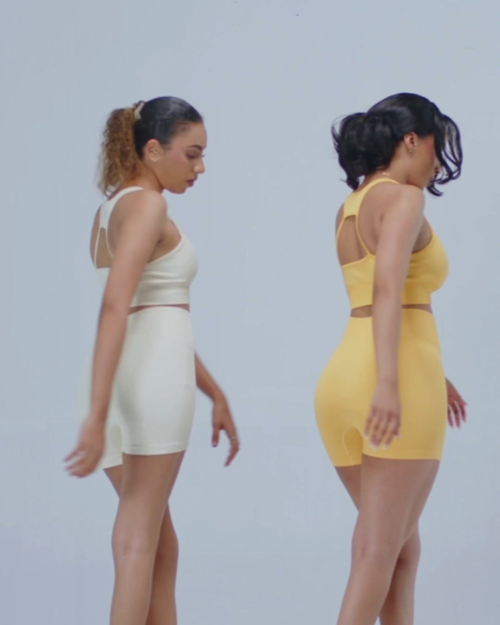
#> input picture photos/about.jpg, 1000 x 1250 px, given in place of ig-27.jpg, which was not available (shown at 1/2 size)
$ python fix_stickers.py
#> lines starting #> are read from the running program, lines starting #| are printed output that depends on the picture; pictures that were not available may be replaced by others from this repository, and a replacement may not be noted
### grade.py
#!/usr/bin/env python3
"""
QV fits brand grade.

Deliberately much lighter than a colour wash: this brand's own photography is
already cohesive (deep teal, sand, mocha), so the job is to make stock filler
sit alongside it, not to tint everything.

Node order:
  1. Gentle desaturation — pulls loud stock imagery toward the brand's calm.
  2. Split tone — cool teal in the shadows, warm sand in the highlights,
     keyed off a softened luma curve.
  3. Curves — a small black lift for air, with green/blue held slightly above
     red so shadows stay teal rather than going muddy.

NOTE: the previous brand's version of this script suppressed greens and
yellows. That would be actively wrong here — teal IS the brand colour, and
the golf range is shot on grass. There is no hue suppression in this version.

Run:  python3 grade.py <src> <dst> <width> <height> [strength]
Strength 0.35 is what the current photo set uses.
"""
from PIL import Image, ImageEnhance, ImageOps
import sys

SHADOW = (20, 98, 90)     # --brand-500, deep teal
HILITE = (230, 218, 200)  # --sand-200, warm sand


def lut(fn):
    return [max(0, min(255, int(fn(i)))) for i in range(256)]


def grade(im, strength=0.35):
    s = strength
    im = im.convert('RGB')

    # --- 1. desaturate a touch ------------------------------------------
    gray = ImageOps.grayscale(im).convert('RGB')
    im = Image.blend(im, gray, 0.14 * s)

    # --- 2. split tone: teal shadows, sand highlights --------------------
    luma = ImageOps.grayscale(im)
    warm = Image.blend(im, Image.new('RGB', im.size, HILITE), 0.13 * s)
    cool = Image.blend(im, Image.new('RGB', im.size, SHADOW), 0.16 * s)
    key = luma.point(lut(lambda v: 255 / (1 + pow(2.718, -(v - 128) / 48.0))))
    im = Image.composite(warm, cool, key)

    # --- 3. curves: lift blacks, keep the lift teal-leaning --------------
    lift_r, lift_g, lift_b = 7 * s, 11 * s, 12 * s
    gain = 1 - 0.04 * s
    r, g, b = im.split()
    im = Image.merge('RGB', [
        r.point(lut(lambda v: lift_r + v * gain)),
        g.point(lut(lambda v: lift_g + v * gain)),
        b.point(lut(lambda v: lift_b + v * gain)),
    ])

    im = ImageEnhance.Contrast(im).enhance(1 + 0.04 * s)
    return im


# [11 lines left out: function fit, not called in this run]


# [7 lines that do not run on import are left out]

### fix_stickers.py
#!/usr/bin/env python3
"""
Re-frame the four photos that have Instagram's own price stickers burned in.

We can't paint the stickers out cleanly without content-aware fill, so each
photo is re-cropped to a region that excludes the sticker while keeping the
product. ig-22 is a collage, so the product is lifted out and set on its own
white background instead.

Crop boxes are in pixels against the ORIGINAL file in scratchpad/ig/.
"""
from PIL import Image
import sys, os

sys.path.insert(0, os.path.dirname(os.path.abspath(__file__)))
from grade import grade

SP = os.path.dirname(os.path.abspath(__file__))
IG = os.path.join(SP, 'ig')
DST = '/Volumes/JAY COLE/gashluxe/photos'
OUT = (750, 1000)          # product card is 3:4
S = 0.7                    # brand grade strength, same as the rest of the set


def cover(im, size):
    sr, tr = im.width / im.height, size[0] / size[1]
    if sr > tr:
        nw = int(im.height * tr)
        im = im.crop(((im.width - nw) // 2, 0, (im.width - nw) // 2 + nw, im.height))
    else:
        nh = int(im.width / tr)
        im = im.crop((0, 0, im.width, nh))
    return im.resize(size, Image.LANCZOS)


def crop_to(src, box, dst):
    """Straight crop, then scale to the card size."""
    im = Image.open(os.path.join(IG, src)).convert('RGB').crop(box)
    im = cover(im, OUT)
    grade(im, S).save(os.path.join(DST, dst), quality=88, optimize=True)
    return box[2] - box[0], box[3] - box[1]


def crop_onto_card(src, box, dst, pad=0.04, bg=(252, 250, 248)):
    """Lift the product out of a collage and centre it on a clean card."""
    im = Image.open(os.path.join(IG, src)).convert('RGB').crop(box)
    canvas = Image.new('RGB', OUT, bg)
    maxw = int(OUT[0] * (1 - pad * 2))
    maxh = int(OUT[1] * (1 - pad * 2))
    im.thumbnail((maxw, maxh), Image.LANCZOS)
    canvas.paste(im, ((OUT[0] - im.width) // 2, (OUT[1] - im.height) // 2))
    grade(canvas, S).save(os.path.join(DST, dst), quality=88, optimize=True)
    return im.size


JOBS = [
    # jumpsuit — sticker top edge is at ~y860; stop well clear of it
    ('crop',  'ig-27.jpg', (132, 0, 732, 800),    'cream-lace-jumpsuit.jpg'),
    # leggings — sticker crosses the legs at mid-frame; keep the top half
    ('crop',  'ig-29.jpg', (304, 0, 776, 630),    'leopard-print-leggings.jpg'),
    # coral sandal — sticker top edge lands ~y905; stop clear of it
    ('crop',  'ig-28.jpg', (190, 30, 827, 880),   'coral-bloom-heeled-sandal.jpg'),
    # tortoise sandal — collage; lift the hero shoe onto a clean card,
    # stopping short of the sticker's top edge (~y675)
    ('card',  'ig-22.jpg', (120, 215, 985, 585),  'tortoise-block-heel-sandal.jpg'),
]

if __name__ == '__main__':
    for kind, src, box, dst in JOBS:
        got = crop_to(src, box, dst) if kind == 'crop' else crop_onto_card(src, box, dst)
#> in crop_to, `im = Image.open(os.path.join(IG, src)).convert('RGB').crop(box)`:
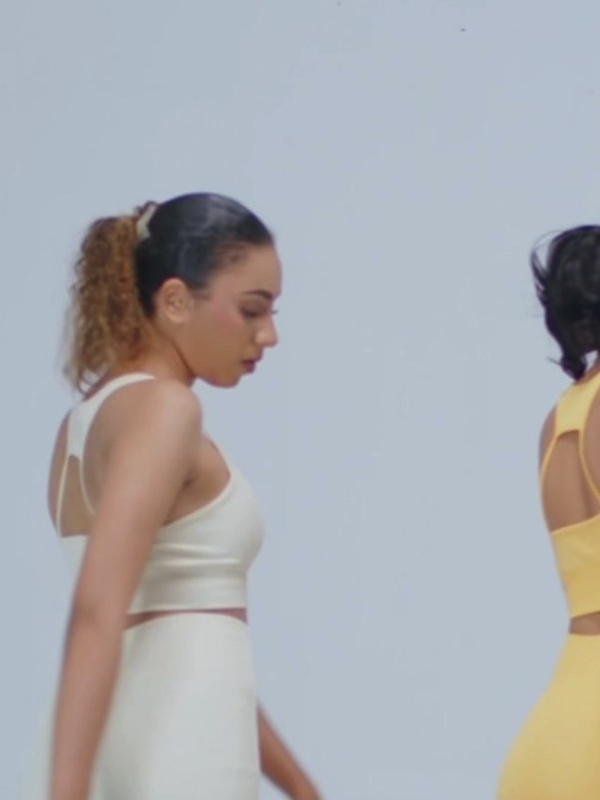
#> im: PIL image 600x800 RGB; mean R, G, B 171.6, 172.6, 176.2
#> in grade, `gray = ImageOps.grayscale(im).convert('RGB')`:
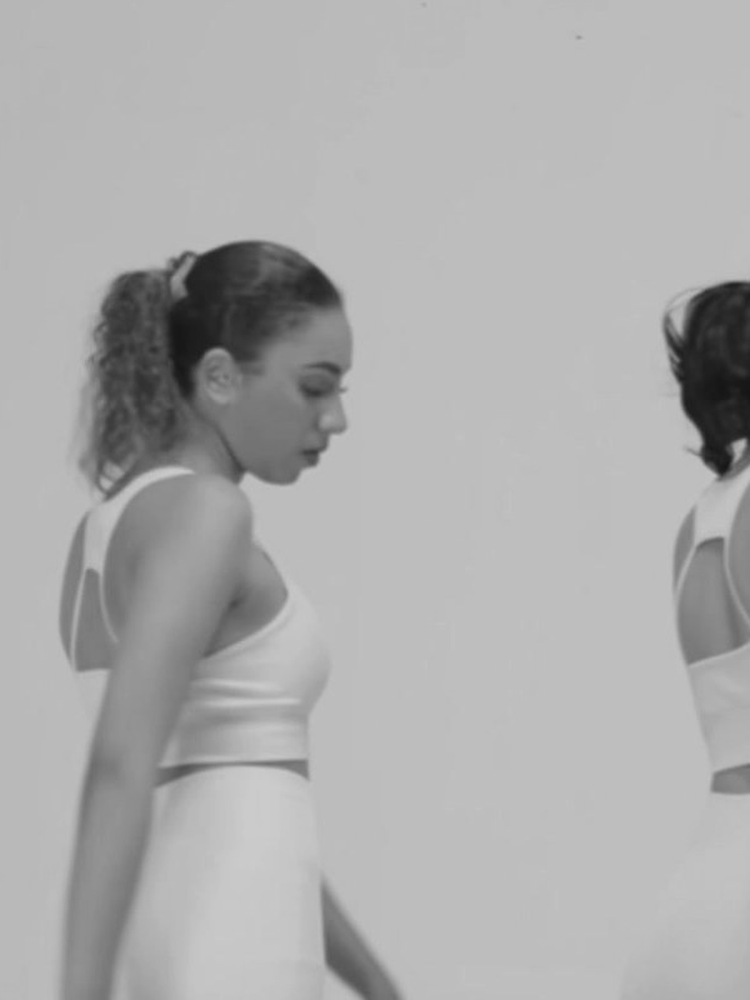
#> gray: PIL image 750x1000 RGB; min 21, max 204, mean 172.6
#> in grade, `cool = Image.blend(im, Image.new('RGB', im.size, SHADOW), 0.16 * s)`:
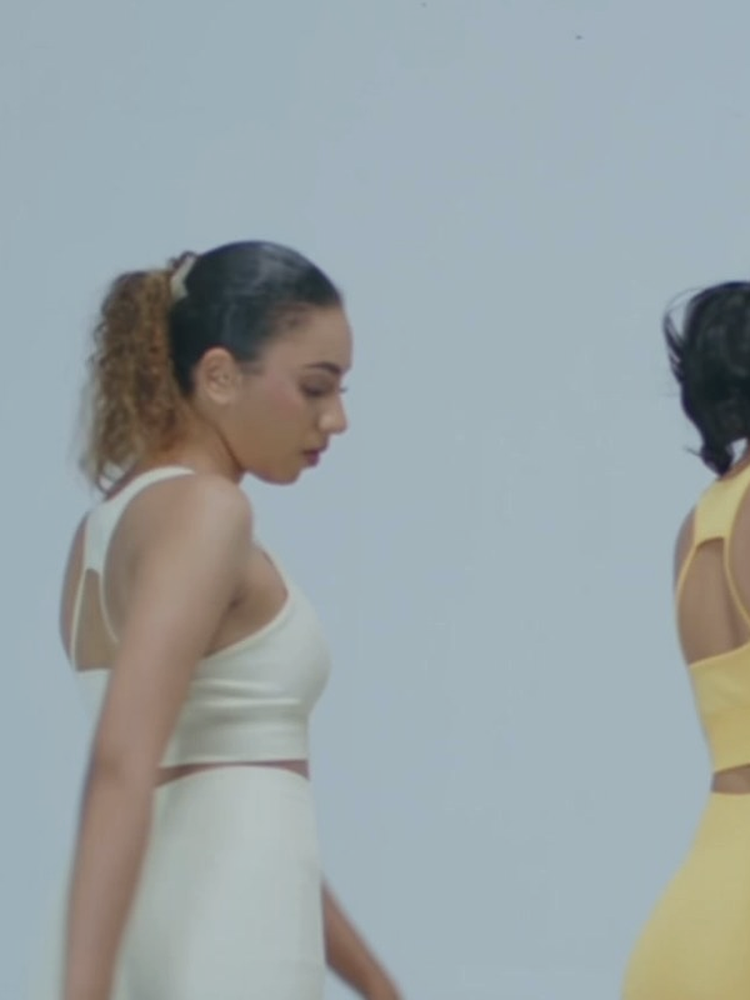
#> cool: PIL image 750x1000 RGB; mean R, G, B 153.5, 163.1, 165.1
#> in grade, `r, g, b = im.split()`:
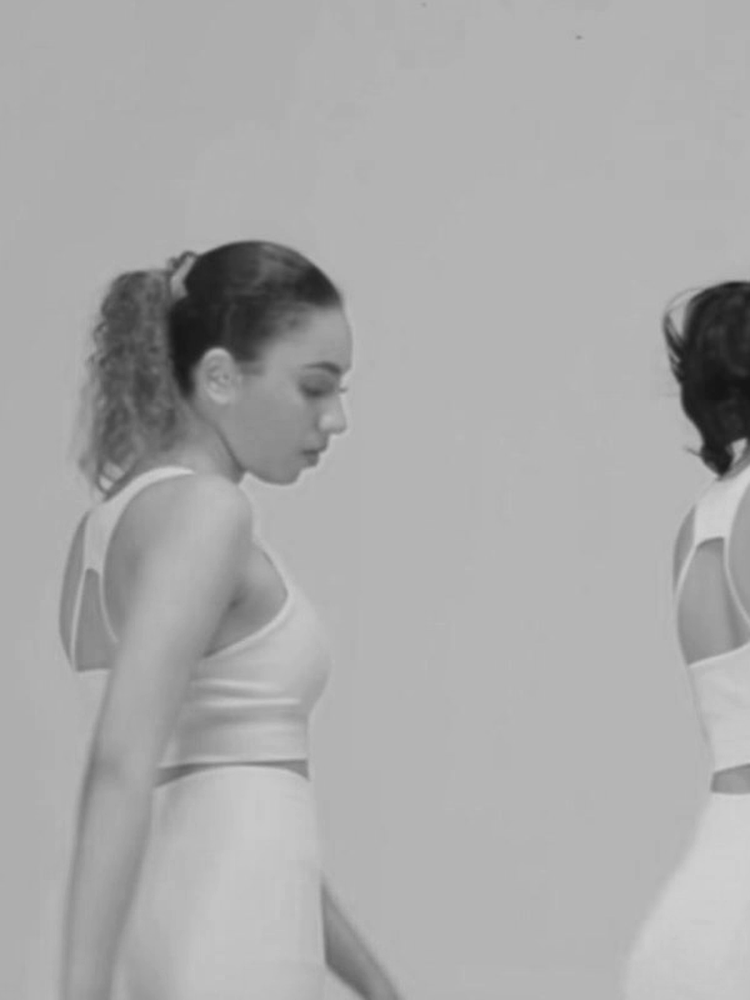
#> r: PIL image 750x1000 L; min 21, max 211, mean 169.4
#> in grade, `r, g, b = im.split()`:
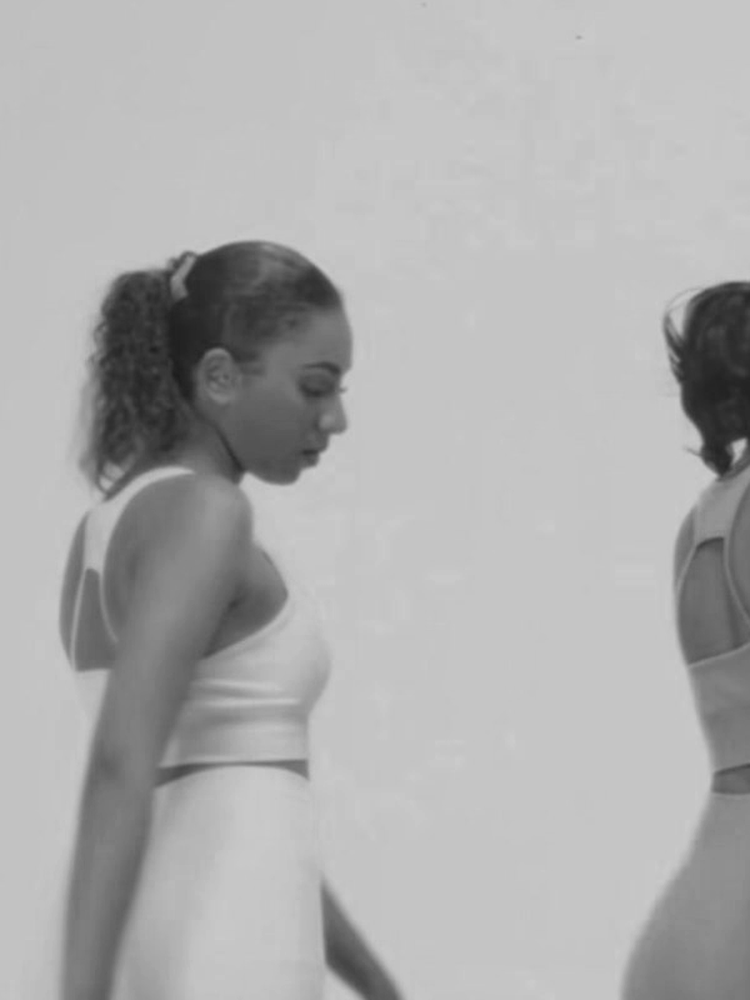
#> b: PIL image 750x1000 L; min 27, max 204, mean 173.6
        print(f'{dst:38s} <- {src} {kind:5s} {got}')
#> pass 2 of the loop `for kind, src, box, dst in JOBS:`:
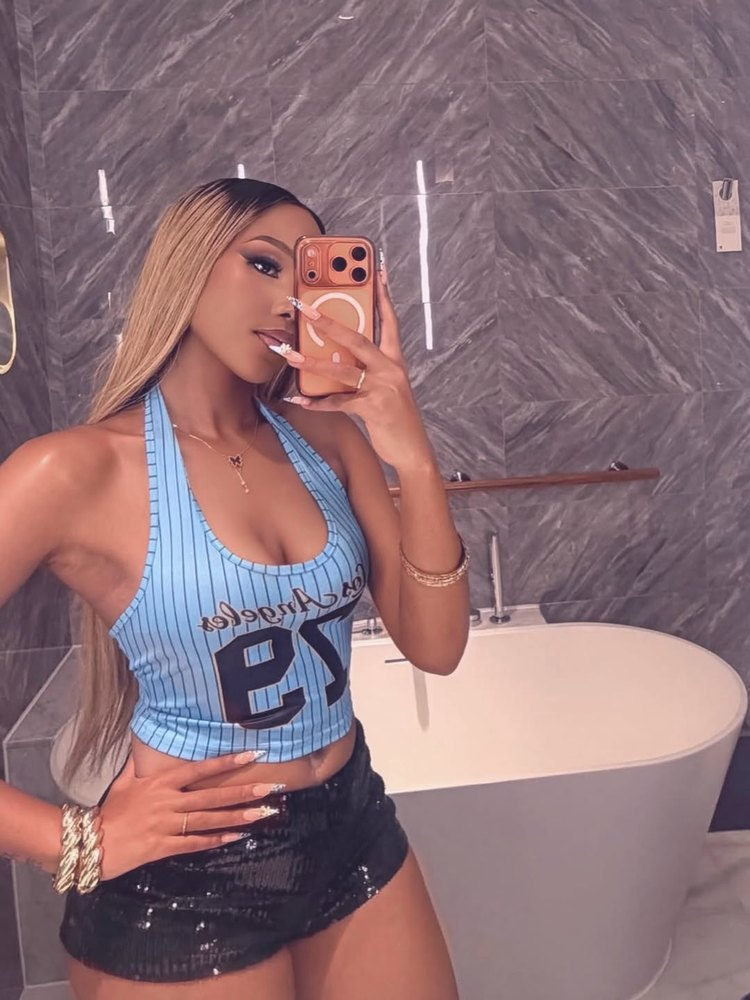
#> input picture photos/blue-79-ribbed-tank-3.jpg, 750 x 1000 px, given in place of ig-29.jpg, which was not available
#> in grade (call 2), `r, g, b = im.split()`:
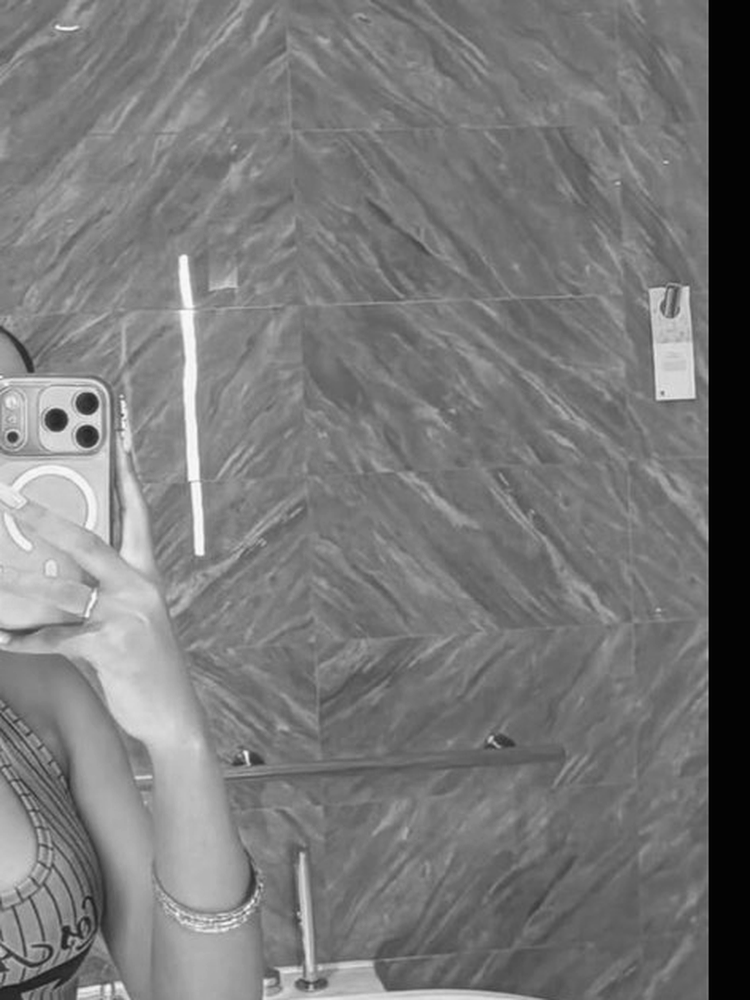
#> r: PIL image 750x1000 L; min 3, max 249, mean 121
#> in grade (call 2), `r, g, b = im.split()`:
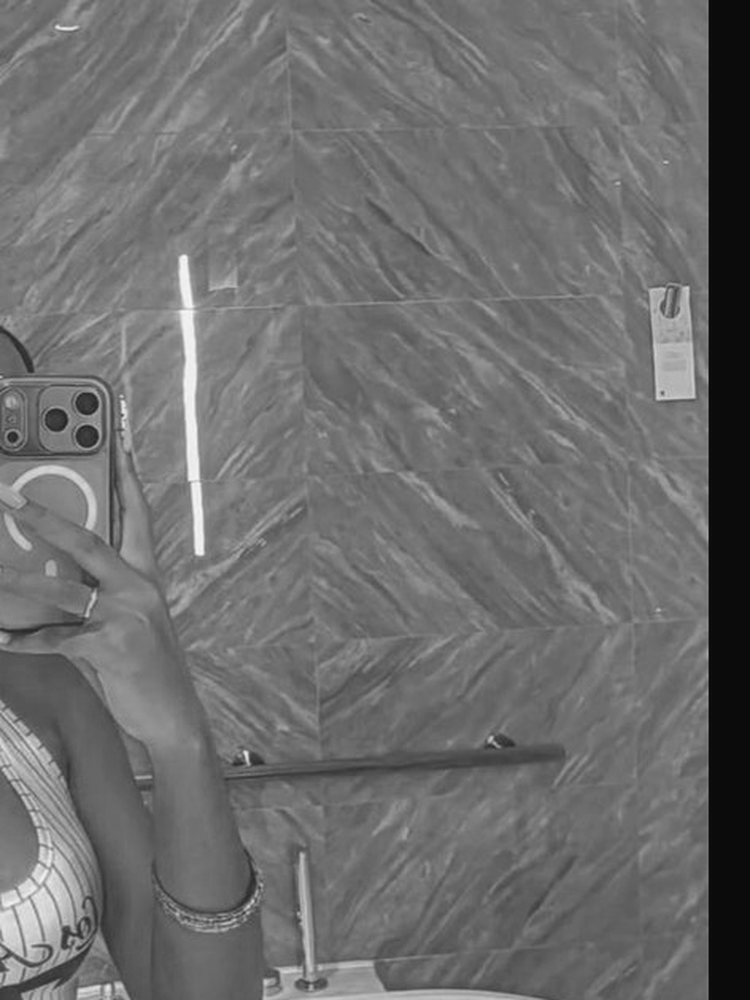
#> b: PIL image 750x1000 L; min 11, max 247, mean 110.3
#> (the run stopped early here; a loop or call above may not have finished)
